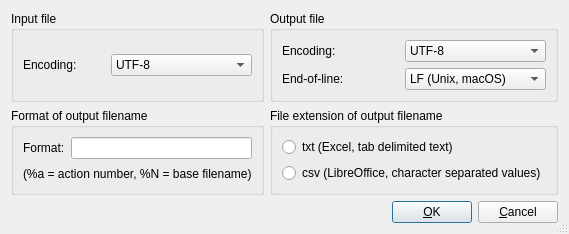
<?xml version="1.0" encoding="UTF-8"?>
<ui version="4.0">
 <class>GeneralOptionsDialog</class>
 <widget class="QDialog" name="GeneralOptionsDialog">
  <property name="geometry">
   <rect>
    <x>0</x>
    <y>0</y>
    <width>515</width>
    <height>208</height>
   </rect>
  </property>
  <property name="windowTitle">
   <string>General options</string>
  </property>
  <property name="sizeGripEnabled">
   <bool>true</bool>
  </property>
  <layout class="QGridLayout" name="gridLayout_5">
   <item row="0" column="0">
    <widget class="QGroupBox" name="groupBox_2">
     <property name="title">
      <string>Input file</string>
     </property>
     <layout class="QGridLayout" name="gridLayout_3">
      <item row="0" column="0">
       <widget class="QLabel" name="label_3">
        <property name="text">
         <string>Encoding:</string>
        </property>
       </widget>
      </item>
      <item row="0" column="1">
       <widget class="QComboBox" name="CodecInput_ComboBox">
        <item>
         <property name="text">
          <string>UTF-8</string>
         </property>
        </item>
        <item>
         <property name="text">
          <string>Apple Roman</string>
         </property>
        </item>
        <item>
         <property name="text">
          <string>Latin-1 (ISO 8859-1)</string>
         </property>
        </item>
       </widget>
      </item>
     </layout>
    </widget>
   </item>
   <item row="0" column="1">
    <widget class="QGroupBox" name="groupBox_3">
     <property name="title">
      <string>Output file</string>
     </property>
     <layout class="QGridLayout" name="gridLayout_2">
      <item row="0" column="0">
       <widget class="QLabel" name="label_4">
        <property name="text">
         <string>Encoding:</string>
        </property>
       </widget>
      </item>
      <item row="0" column="1">
       <widget class="QComboBox" name="CodecOutput_ComboBox">
        <item>
         <property name="text">
          <string>UTF-8</string>
         </property>
        </item>
        <item>
         <property name="text">
          <string>Apple Roman</string>
         </property>
        </item>
        <item>
         <property name="text">
          <string>Latin-1 (ISO 8859-1)</string>
         </property>
        </item>
       </widget>
      </item>
      <item row="1" column="0">
       <widget class="QLabel" name="label_5">
        <property name="text">
         <string>End-of-line:</string>
        </property>
       </widget>
      </item>
      <item row="1" column="1">
       <widget class="QComboBox" name="EOL_ComboBox">
        <item>
         <property name="text">
          <string>LF (Unix, macOS)</string>
         </property>
        </item>
        <item>
         <property name="text">
          <string>CR (MacOS classic)</string>
         </property>
        </item>
        <item>
         <property name="text">
          <string>CR+LF (Windows)</string>
         </property>
        </item>
       </widget>
      </item>
     </layout>
    </widget>
   </item>
   <item row="1" column="0">
    <widget class="QGroupBox" name="groupBox">
     <property name="title">
      <string>Format of output filename</string>
     </property>
     <layout class="QGridLayout" name="gridLayout">
      <item row="0" column="0">
       <layout class="QHBoxLayout" name="horizontalLayout">
        <item>
         <widget class="QLabel" name="label_2">
          <property name="text">
           <string>Format:</string>
          </property>
         </widget>
        </item>
        <item>
         <widget class="QLineEdit" name="FilenameFormat_lineEdit"/>
        </item>
       </layout>
      </item>
      <item row="1" column="0">
       <widget class="QLabel" name="label">
        <property name="text">
         <string>(%a = action number, %N = base filename)</string>
        </property>
       </widget>
      </item>
     </layout>
    </widget>
   </item>
   <item row="1" column="1">
    <widget class="QGroupBox" name="groupBox_4">
     <property name="title">
      <string>File extension of output filename</string>
     </property>
     <layout class="QGridLayout" name="gridLayout_4">
      <item row="0" column="0">
       <widget class="QRadioButton" name="TXT_radioButton">
        <property name="text">
         <string>txt (Excel, tab delimited text)</string>
        </property>
       </widget>
      </item>
      <item row="1" column="0">
       <widget class="QRadioButton" name="CSV_radioButton">
        <property name="text">
         <string>csv (LibreOffice, character separated values)</string>
        </property>
       </widget>
      </item>
     </layout>
    </widget>
   </item>
   <item row="2" column="0" colspan="2">
    <layout class="QHBoxLayout" name="horizontalLayout_2">
     <item>
      <spacer name="horizontalSpacer">
       <property name="orientation">
        <enum>Qt::Horizontal</enum>
       </property>
       <property name="sizeHint" stdset="0">
        <size>
         <width>40</width>
         <height>20</height>
        </size>
       </property>
      </spacer>
     </item>
     <item>
      <widget class="QPushButton" name="OK_pushButton">
       <property name="text">
        <string>&amp;OK</string>
       </property>
       <property name="default">
        <bool>true</bool>
       </property>
      </widget>
     </item>
     <item>
      <widget class="QPushButton" name="Cancel_pushButton">
       <property name="text">
        <string>&amp;Cancel</string>
       </property>
      </widget>
     </item>
    </layout>
   </item>
  </layout>
 </widget>
 <tabstops>
  <tabstop>FilenameFormat_lineEdit</tabstop>
  <tabstop>TXT_radioButton</tabstop>
  <tabstop>CSV_radioButton</tabstop>
  <tabstop>OK_pushButton</tabstop>
  <tabstop>Cancel_pushButton</tabstop>
  <tabstop>CodecInput_ComboBox</tabstop>
  <tabstop>CodecOutput_ComboBox</tabstop>
  <tabstop>EOL_ComboBox</tabstop>
 </tabstops>
 <resources/>
 <connections/>
</ui>
